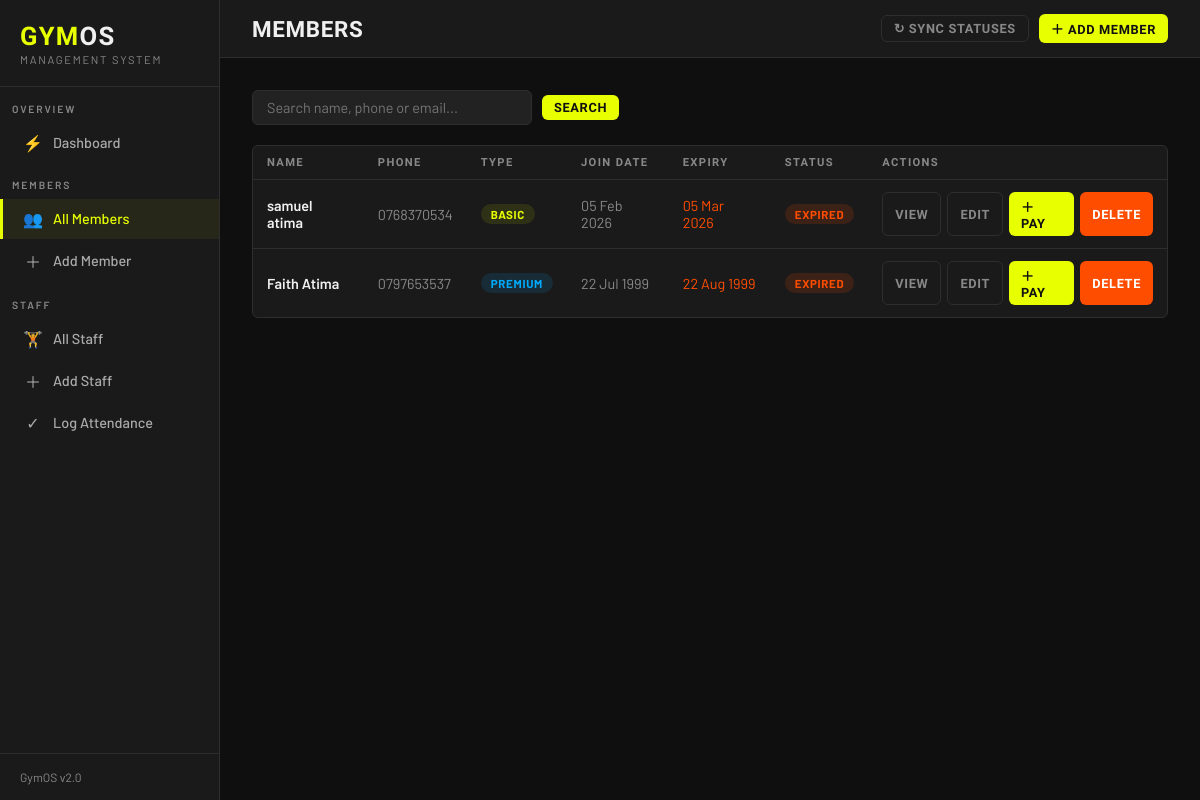
The page /members/ on the database its author committed.
### core/models.py (models this page shows, shortened)
class Member(models.Model):
    MEMBERSHIP_CHOICES = [
        ('Basic', 'Basic'),
        ('Premium', 'Premium'),
    ]
    STATUS_CHOICES = [
        ('Active', 'Active'),
        ('Expired', 'Expired'),
        ('Suspended', 'Suspended'),
    ]
    name = models.CharField(max_length=100)
    phone = models.CharField(max_length=15, unique=True)
    email = models.EmailField(unique=True)
    join_date = models.DateField(null=True, blank=True)
    duration_months = models.PositiveIntegerField(default=1)
    expiry_date = models.DateField(blank=True, null=True)
    membership_type = models.CharField(max_length=10, choices=MEMBERSHIP_CHOICES)
    status = models.CharField(max_length=10, choices=STATUS_CHOICES, default='Active')
    class Meta:
        ordering = ['-join_date']
    @property
    def is_expired(self):
        if self.expiry_date:
            return self.expiry_date < timezone.now().date()
        return False

### core/views.py (the view)
# urls.py: path('members/', views.member_list, name='member_list'),
def member_list(request):
    search_form = MemberSearchForm(request.GET)
    members = Member.objects.all()
    if search_form.is_valid():
        q = search_form.cleaned_data.get('q')
        if q:
            members = members.filter(
                Q(name__icontains=q) | Q(phone__icontains=q) | Q(email__icontains=q)
            )
    paginator = Paginator(members, 10)
    page_obj = paginator.get_page(request.GET.get('page'))
    return render(request, 'members/list.html', {
        'members': page_obj,
        'search_form': search_form,
    })

### core/forms.py
class MemberSearchForm(forms.Form):
    q = forms.CharField(
        required=False, label='',
        widget=forms.TextInput(attrs={'placeholder': 'Search name, phone or email...'})
    )

### core/templates/members/list.html (shortened to what this page needs)
{% extends "members/base.html" %}
{% block nav_members %}active{% endblock %}
{% block page_title %}Members{% endblock %}
{% block topbar_actions %}
    <a href="{% url 'core:update_statuses' %}" class="btn btn-ghost btn-sm">↻ Sync Statuses</a>
    <a href="{% url 'core:add_member' %}" class="btn btn-primary btn-sm">＋ Add Member</a>
{% endblock %}
{% block content %}
<form method="GET" class="search-row">
    {{ search_form.q }}
    <button type="submit" class="btn btn-primary btn-sm">Search</button>
</form>
{% if members %}
<div class="card" style="padding:0; overflow:hidden;">
<div class="table-wrap">
<table>
    <thead>
        <tr>
            <th>Name</th><th>Phone</th><th>Type</th>
            <th>Join Date</th><th>Expiry</th><th>Status</th><th>Actions</th>
        </tr>
    </thead>
    <tbody>
    {% for m in members %}
    <tr>
        <td>
            <a href="{% url 'core:member_detail' m.pk %}" style="color:var(--text); font-weight:600; text-decoration:none;">
                {{ m.name }}
            </a>
        </td>
        <td style="color:var(--muted);">{{ m.phone }}</td>
        <td><span class="badge badge-{{ m.membership_type|lower }}">{{ m.membership_type }}</span></td>
        <td style="color:var(--muted);">{{ m.join_date|date:"d M Y"|default:"—" }}</td>
        <td style="color:{% if m.is_expired %}var(--accent2){% else %}var(--muted){% endif %};">
            {{ m.expiry_date|date:"d M Y"|default:"—" }}
        </td>
        <td><span class="badge badge-{{ m.status|lower }}">{{ m.status }}</span></td>
        <td>
            <div class="td-actions">
                <a href="{% url 'core:member_detail' m.pk %}" class="btn btn-ghost btn-sm">View</a>
                <a href="{% url 'core:edit_member' m.pk %}" class="btn btn-ghost btn-sm">Edit</a>
                <a href="{% url 'core:add_payment' m.pk %}" class="btn btn-primary btn-sm">＋ Pay</a>
                <a href="{% url 'core:delete_member' m.pk %}" class="btn btn-danger btn-sm">Delete</a>
            </div>
        </td>
    </tr>
    {% endfor %}
    </tbody>
</table>
</div>
</div>
{% endif %}
{% endblock %}

### core/templates/members/base.html (shortened to what this page needs)
<!DOCTYPE html>
<html lang="en">
<head>
</head>
<body>
<aside class="sidebar">
    <div class="sidebar-logo">
        <div class="logo-text">GYM<span style="color:var(--text)">OS</span></div>
        <div class="logo-sub">Management System</div>
    </div>
    <div class="nav-section">Overview</div>
    <a href="{% url 'core:dashboard' %}" class="nav-link {% block nav_dashboard %}{% endblock %}">
        <span class="icon">⚡</span> Dashboard
    </a>
    <div class="nav-section">Members</div>
    <a href="{% url 'core:member_list' %}" class="nav-link {% block nav_members %}{% endblock %}">
        <span class="icon">👥</span> All Members
    </a>
    <a href="{% url 'core:add_member' %}" class="nav-link {% block nav_add_member %}{% endblock %}">
        <span class="icon">＋</span> Add Member
    </a>
    <div class="nav-section">Staff</div>
    <a href="{% url 'core:staff_list' %}" class="nav-link {% block nav_staff %}{% endblock %}">
        <span class="icon">🏋️</span> All Staff
    </a>
    <a href="{% url 'core:add_staff' %}" class="nav-link {% block nav_add_staff %}{% endblock %}">
        <span class="icon">＋</span> Add Staff
    </a>
    <a href="{% url 'core:log_attendance' %}" class="nav-link {% block nav_attendance %}{% endblock %}">
        <span class="icon">✓</span> Log Attendance
    </a>
    <div class="sidebar-footer">GymOS v2.0</div>
</aside>
<div class="main">
    <div class="topbar">
        <div class="topbar-title">{% block page_title %}{% endblock %}</div>
        <div class="topbar-actions">{% block topbar_actions %}{% endblock %}</div>
    </div>
    <div class="content">
        {% block content %}{% endblock %}
    </div>
</div>
</body>
</html>

### core/templates/members/base.html (style rules this page uses)
:root { --bg: #0f0f0f; --surface: #1a1a1a; --surface2: #222222; --border: #2e2e2e; --accent: #e8ff00; --accent2: #ff4d00; --text: #f0f0f0; --muted: #888; --success: #00c853; --radius: 6px; }
*, *::before, *::after { box-sizing: border-box; margin: 0; padding: 0; }
body { font-family: 'Barlow', sans-serif; background: var(--bg); color: var(--text); min-height: 100vh; display: flex; }
.sidebar { width: 220px; min-height: 100vh; background: var(--surface); border-right: 1px solid var(--border); display: flex; flex-direction: column; padding: 0; position: fixed; top: 0; left: 0; bottom: 0; z-index: 100; }
.sidebar-logo { padding: 24px 20px 20px; border-bottom: 1px solid var(--border); }
.sidebar-logo .logo-text { font-family: 'Barlow Condensed', sans-serif; font-size: 1.6rem; font-weight: 800; letter-spacing: 0.05em; color: var(--accent); line-height: 1; }
.sidebar-logo .logo-sub { font-size: 0.7rem; color: var(--muted); letter-spacing: 0.15em; text-transform: uppercase; margin-top: 3px; }
.nav-section { padding: 16px 12px 8px; font-size: 0.65rem; font-weight: 600; letter-spacing: 0.18em; text-transform: uppercase; color: var(--muted); }
.nav-link { display: flex; align-items: center; gap: 10px; padding: 10px 20px; color: #aaa; text-decoration: none; font-size: 0.9rem; font-weight: 500; transition: all 0.15s; border-left: 3px solid transparent; }
.nav-link.active { color: var(--accent); border-left-color: var(--accent); background: rgba(232,255,0,0.06); }
.nav-link .icon { font-size: 1rem; width: 20px; text-align: center; }
.sidebar-footer { margin-top: auto; padding: 16px 20px; border-top: 1px solid var(--border); font-size: 0.75rem; color: var(--muted); }
.main { margin-left: 220px; flex: 1; display: flex; flex-direction: column; min-height: 100vh; }
.topbar { background: var(--surface); border-bottom: 1px solid var(--border); padding: 14px 32px; display: flex; align-items: center; justify-content: space-between; }
.topbar-title { font-family: 'Barlow Condensed', sans-serif; font-size: 1.4rem; font-weight: 700; letter-spacing: 0.03em; text-transform: uppercase; }
.topbar-actions { display: flex; gap: 10px; align-items: center; }
.content { padding: 32px; flex: 1; }
.btn { display: inline-flex; align-items: center; gap: 6px; padding: 8px 18px; border-radius: var(--radius); font-family: 'Barlow Condensed', sans-serif; font-size: 0.95rem; font-weight: 600; letter-spacing: 0.05em; text-transform: uppercase; text-decoration: none; border: none; cursor: pointer; transition: all 0.15s; }
.btn-primary { background: var(--accent); color: #111; }
.btn-danger { background: var(--accent2); color: white; }
.btn-ghost { background: transparent; color: var(--muted); border: 1px solid var(--border); }
.btn-sm { padding: 5px 12px; font-size: 0.8rem; }
.card { background: var(--surface); border: 1px solid var(--border); border-radius: var(--radius); padding: 24px; margin-bottom: 24px; }
.table-wrap { overflow-x: auto; }
table { width: 100%; border-collapse: collapse; font-size: 0.9rem; }
thead th { text-align: left; padding: 10px 14px; font-family: 'Barlow Condensed', sans-serif; font-size: 0.7rem; font-weight: 700; letter-spacing: 0.12em; text-transform: uppercase; color: var(--muted); border-bottom: 1px solid var(--border); }
tbody td { padding: 12px 14px; border-bottom: 1px solid var(--border); vertical-align: middle; }
tbody tr:last-child td { border-bottom: none; }
.td-actions { display: flex; gap: 6px; }
.badge { display: inline-block; padding: 3px 10px; border-radius: 20px; font-size: 0.72rem; font-weight: 700; letter-spacing: 0.06em; text-transform: uppercase; }
.badge-expired { background: rgba(255,77,0,0.15); color: var(--accent2); }
.badge-basic { background: rgba(232,255,0,0.1); color: var(--accent); }
.badge-premium { background: rgba(0,170,255,0.12); color: #00aaff; }
.search-row { display: flex; gap: 10px; margin-bottom: 20px; align-items: center; }
.search-row input { background: var(--surface2); border: 1px solid var(--border); color: var(--text); padding: 8px 14px; border-radius: var(--radius); font-family: 'Barlow', sans-serif; font-size: 0.9rem; width: 280px; }

### rows shown on the page
Member: name "samuel atima", phone "0768370534", membership_type "BASIC", join_date "05 Feb 2026", expiry_date "05 Mar 2026", status "EXPIRED"
Member: name "Faith Atima", phone "0797653537", membership_type "PREMIUM", join_date "22 Jul 1999", expiry_date "22 Aug 1999", status "EXPIRED"
